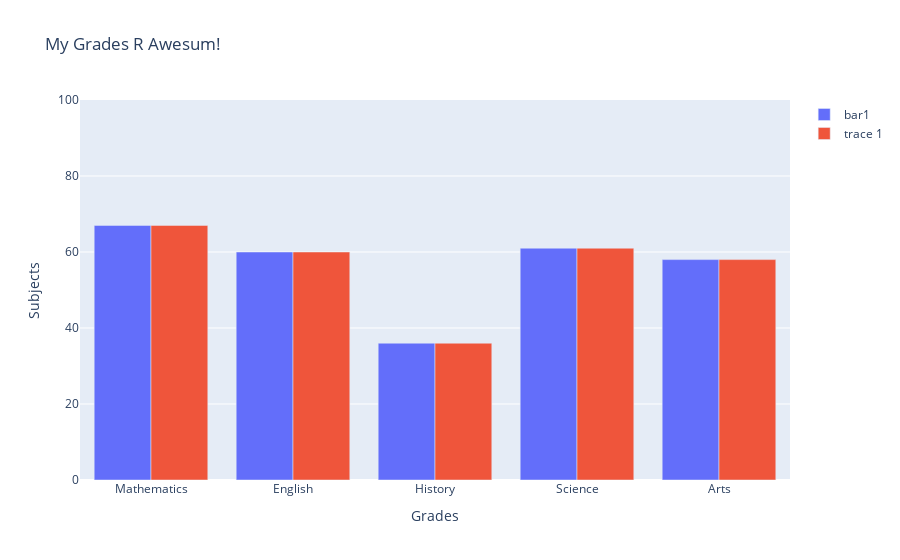

Notebook cell for this chart:
### Markdown cell above
To plot with plotly, we need:

- To create a figure
- to add a series (trace)
- label the axis
- show the plot

### Code cell
grade_data = go.Bar(x=grades_df['subjects'], y=grades_df['grades'],name="bar1")
grade_data1 = go.Bar(x=grades_df['subjects'], y=grades_df['grades'])
figure = go.Figure()
figure.add_trace(grade_data)
figure.add_trace(grade_data1)
figure.update_yaxes(range=[0, 100])
figure.update_layout(title='My Grades R Awesum!',
                   xaxis_title='Grades',
                   yaxis_title='Subjects')
figure.show()

### Figure 1 — Plotly figure (JSON) as saved in the notebook; plotly's stock layout.template omitted (floating-point values rounded to 4 significant figures)
{"data": [{"name": "bar1", "type": "bar", "x": ["Mathematics", "English", "History", "Science", "Arts"], "y": [67, 60, 36, 61, 58]}, {"type": "bar", "x": ["Mathematics", "English", "History", "Science", "Arts"], "y": [67, 60, 36, 61, 58]}], "layout": {"title": {"text": "My Grades R Awesum!"}, "xaxis": {"title": {"text": "Grades"}}, "yaxis": {"range": [0, 100], "title": {"text": "Subjects"}}}}
